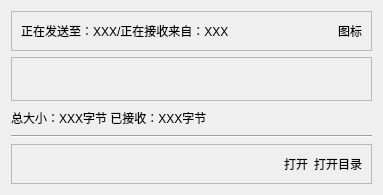
<?xml version="1.0" encoding="UTF-8"?>
<ui version="4.0">
 <class>FileReceiveWin</class>
 <widget class="QWidget" name="FileReceiveWin">
  <property name="geometry">
   <rect>
    <x>0</x>
    <y>0</y>
    <width>383</width>
    <height>195</height>
   </rect>
  </property>
  <property name="windowTitle">
   <string>Form</string>
  </property>
  <layout class="QVBoxLayout" name="verticalLayout" stretch="1,2,1,0,1">
   <item>
    <widget class="QFrame" name="frame">
     <property name="frameShape">
      <enum>QFrame::StyledPanel</enum>
     </property>
     <property name="frameShadow">
      <enum>QFrame::Raised</enum>
     </property>
     <layout class="QHBoxLayout" name="horizontalLayout">
      <item>
       <widget class="QLabel" name="label">
        <property name="text">
         <string>正在发送至：XXX/正在接收来自：XXX</string>
        </property>
       </widget>
      </item>
      <item>
       <spacer name="horizontalSpacer">
        <property name="orientation">
         <enum>Qt::Horizontal</enum>
        </property>
        <property name="sizeHint" stdset="0">
         <size>
          <width>74</width>
          <height>20</height>
         </size>
        </property>
       </spacer>
      </item>
      <item>
       <widget class="QLabel" name="label_3">
        <property name="text">
         <string>图标</string>
        </property>
       </widget>
      </item>
     </layout>
    </widget>
   </item>
   <item>
    <widget class="QFrame" name="frame_2">
     <property name="frameShape">
      <enum>QFrame::StyledPanel</enum>
     </property>
     <property name="frameShadow">
      <enum>QFrame::Raised</enum>
     </property>
    </widget>
   </item>
   <item>
    <widget class="QLabel" name="label_2">
     <property name="text">
      <string>总大小：XXX字节 已接收：XXX字节</string>
     </property>
    </widget>
   </item>
   <item>
    <widget class="Line" name="line">
     <property name="orientation">
      <enum>Qt::Horizontal</enum>
     </property>
    </widget>
   </item>
   <item>
    <widget class="QFrame" name="frame_3">
     <property name="frameShape">
      <enum>QFrame::StyledPanel</enum>
     </property>
     <property name="frameShadow">
      <enum>QFrame::Raised</enum>
     </property>
     <layout class="QHBoxLayout" name="horizontalLayout_2">
      <item>
       <spacer name="horizontalSpacer_2">
        <property name="orientation">
         <enum>Qt::Horizontal</enum>
        </property>
        <property name="sizeHint" stdset="0">
         <size>
          <width>224</width>
          <height>20</height>
         </size>
        </property>
       </spacer>
      </item>
      <item>
       <widget class="QLabel" name="label_4">
        <property name="text">
         <string>打开</string>
        </property>
       </widget>
      </item>
      <item>
       <widget class="QLabel" name="label_5">
        <property name="text">
         <string>打开目录</string>
        </property>
       </widget>
      </item>
     </layout>
    </widget>
   </item>
  </layout>
 </widget>
 <resources/>
 <connections/>
</ui>
